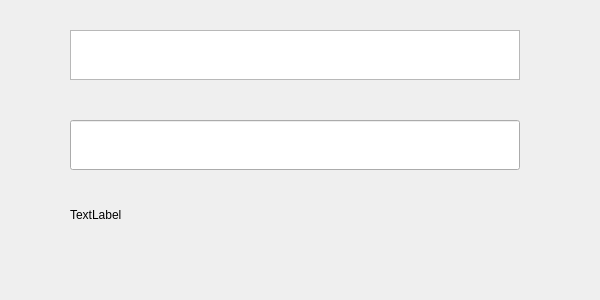
<?xml version="1.0" encoding="UTF-8"?>
<ui version="4.0">
 <class>Form</class>
 <widget class="QWidget" name="Form">
  <property name="geometry">
   <rect>
    <x>0</x>
    <y>0</y>
    <width>600</width>
    <height>300</height>
   </rect>
  </property>
  <property name="windowTitle">
   <string>Form</string>
  </property>
  <widget class="QTextEdit" name="textEdit">
   <property name="geometry">
    <rect>
     <x>70</x>
     <y>30</y>
     <width>450</width>
     <height>50</height>
    </rect>
   </property>
  </widget>
  <widget class="QLabel" name="label">
   <property name="geometry">
    <rect>
     <x>70</x>
     <y>190</y>
     <width>450</width>
     <height>50</height>
    </rect>
   </property>
   <property name="text">
    <string>TextLabel</string>
   </property>
  </widget>
  <widget class="QLineEdit" name="lineEdit">
   <property name="geometry">
    <rect>
     <x>70</x>
     <y>120</y>
     <width>450</width>
     <height>50</height>
    </rect>
   </property>
  </widget>
 </widget>
 <resources/>
 <connections/>
</ui>
